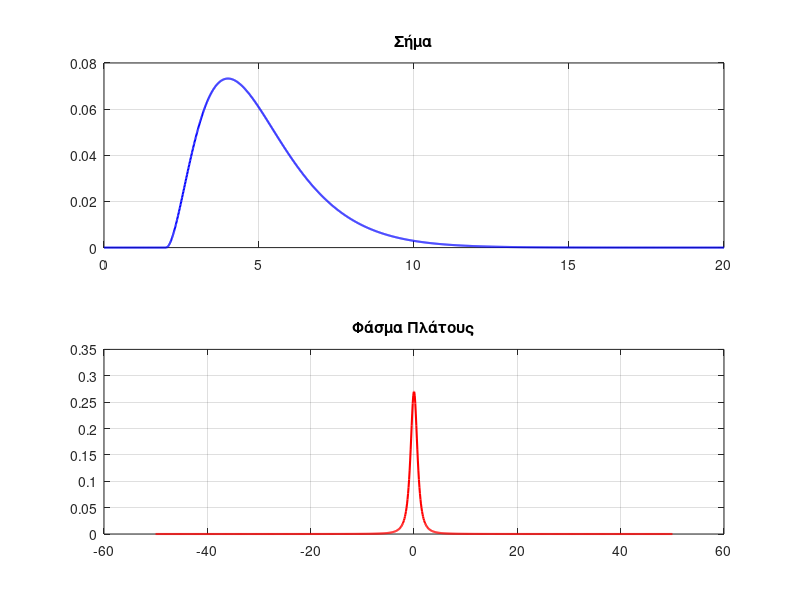

Source code (MATLAB):
clc; clear;
k = 2;
m = 9;
n = 1;

t = 0:0.01:20;

f1 = zeros(size(t));
f1(t >= k) = ((t(t >= k) - k).^2) ./ exp(n * t(t >= k));

f2 = zeros(size(t));
f2(t >= m) = ((t(t >= m) - m).^2) ./ exp(k * t(t >= m));

f = f1 + f2;

omega = linspace(-50, 50, 1000); 

s1 = n + 1j * omega;
s2 = k + 1j * omega;

F1 = 2 * exp(-s1 * k) ./ (s1.^3);
F2 = 2 * exp(-s2 * m) ./ (s2.^3);

F = F1 + F2;

figure;
subplot(2,1,1);
plot(t, f, 'b', 'LineWidth', 1.5);
title('Σήμα');
grid on;

subplot(2,1,2);
plot(omega, abs(F), 'r', 'LineWidth', 1.5);
title('Φάσμα Πλάτους');
grid on;
